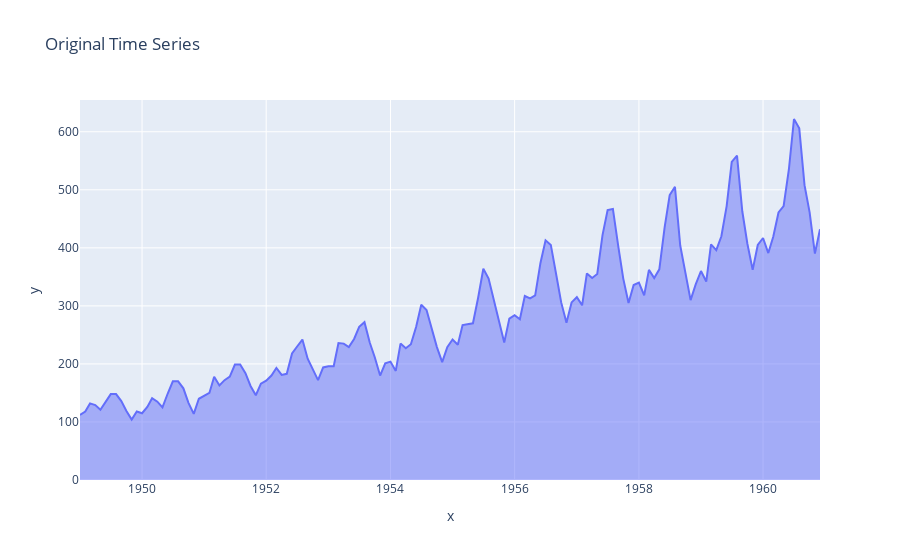

Notebook cell for this chart:
### Markdown cell above
### Multiplicative Model

$y_t = T_t \times S_t \times e_t$

### Code cell


### Figure 1 — Plotly figure (JSON) as saved in the notebook; plotly's stock layout.template omitted (floating-point values rounded to 4 significant figures; data arrays with more than 128 entries replaced by an {"elided": "..."} marker saying what was removed)
{"data": [{"fillpattern": {"shape": ""}, "hovertemplate": "x=%{x}<br>y=%{y}<extra></extra>", "legendgroup": "", "line": {"color": "#636efa"}, "marker": {"symbol": "circle"}, "mode": "lines", "name": "", "orientation": "v", "showlegend": false, "stackgroup": "1", "type": "scatter", "x": {"elided": "144 str values"}, "xaxis": "x", "y": {"elided": "144 int values"}, "yaxis": "y"}], "layout": {"autosize": true, "legend": {"tracegroupgap": 0}, "title": {"text": "Original Time Series"}, "xaxis": {"anchor": "y", "autorange": true, "domain": [0, 1], "range": ["1949-01-01", "1960-12-01"], "title": {"text": "x"}, "type": "date"}, "yaxis": {"anchor": "x", "autorange": true, "domain": [0, 1], "range": [0, 654.7], "title": {"text": "y"}, "type": "linear"}}}
